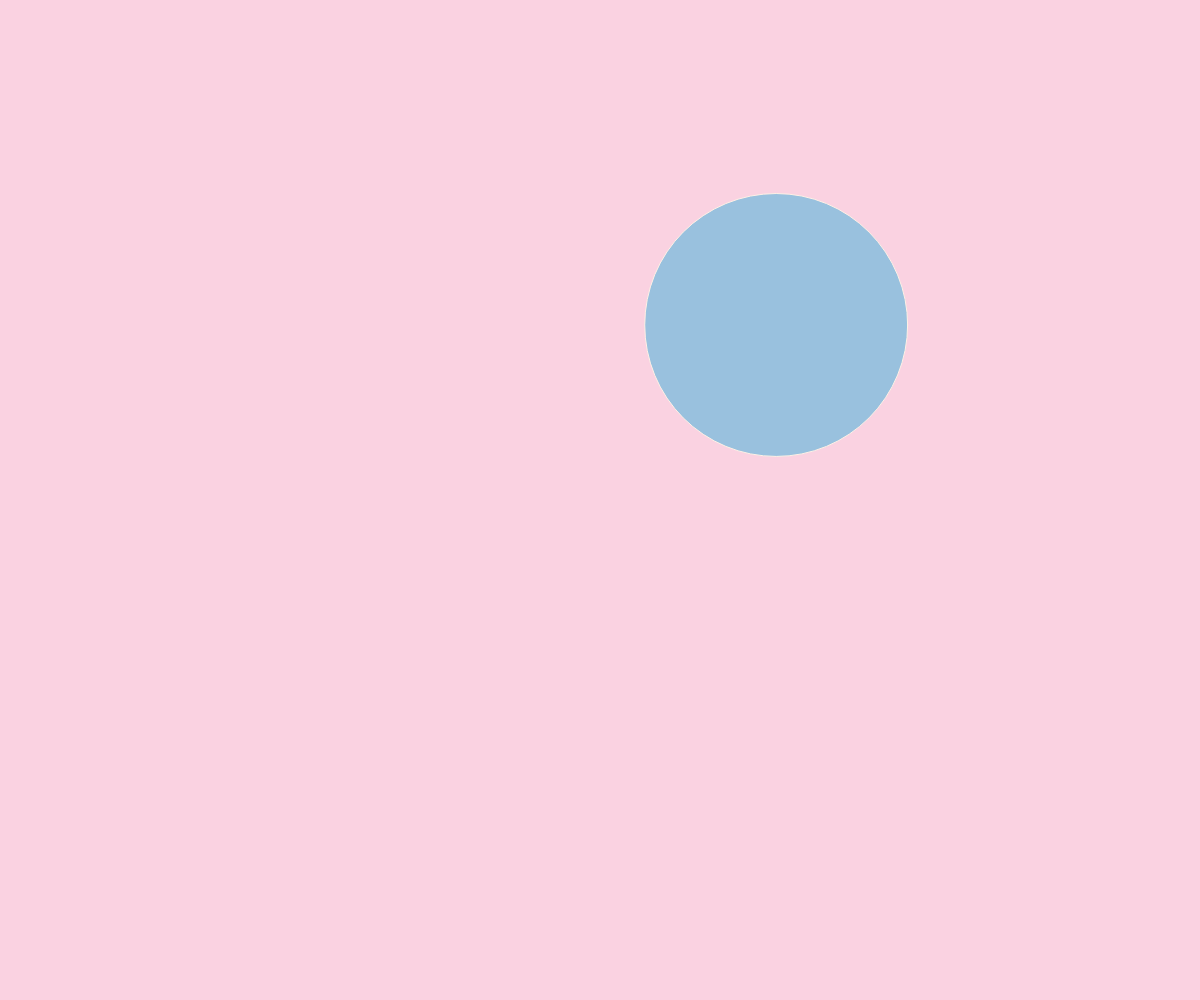
Frame 1 (no input)
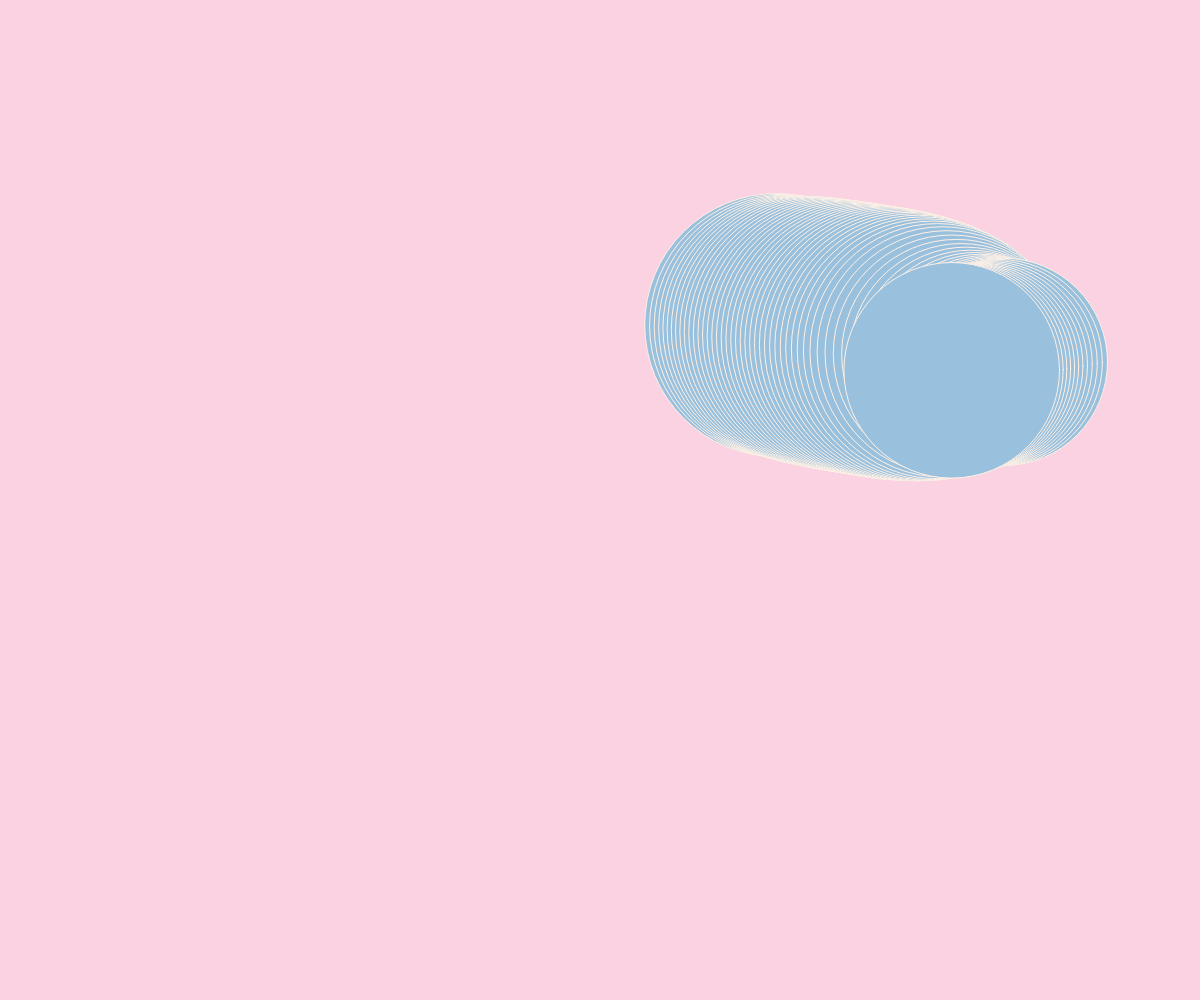
Frame 60 (no input)
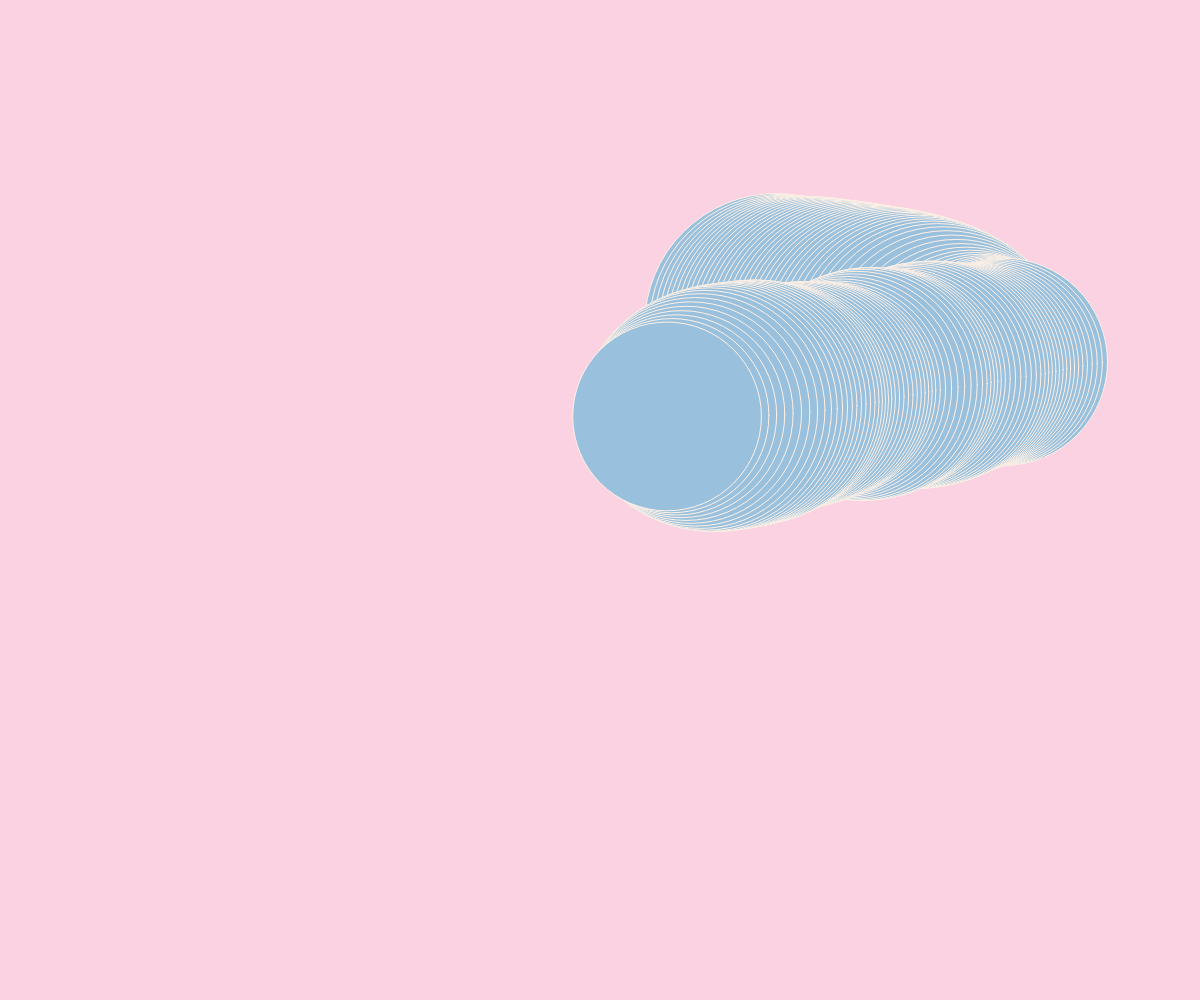
Frame 120 (the mouse pressed at the canvas centre since frame 60)

The p5.js sketch that drew these frames (run headless with seeded random() and noise() and a simulated clock; from frame 60 on, the mouse is pressed at the canvas centre):

// p5.js sketch
// ── sketch.js

  // Setup functions
const createPalette = url => {
  const slash_index = url.lastIndexOf('/');
  const palette_str = url.slice(slash_index + 1);
  const arr = palette_str.split('-');
    for (let i = 0; i < arr.length; i++) {
      arr[i] = `#${arr[i]}`;
    }
  return arr;
}

function windowResized(){
  resizeCanvas(windowWidth,windowHeight)
}

 // colour palette from coolors.co URL
const palette = createPalette('https://coolors.co/palette/eddcd2-fff1e6-fde2e4-fad2e1-c5dedd-dbe7e4-f0efeb-d6e2e9-bcd4e6-99c1de');
let canvas;


function setup() {
  canvas = createCanvas(windowWidth,windowHeight)
  canvas.position(0,0)
  windowResized()
  canvas.style('z-index','-1') // behind html elements
  background(palette[3])
  fill(palette[9])
  stroke(palette[1])

  b = new Ball(); //we create our b instance of Ball;
}


let margin = 200

function draw() {
  //background(palette[3]);
  b.update(); 
  b.display();
}

////////////////////////////////////////

class Ball {
  constructor(t=0) {
    this.position = new createVector(random(0+margin,width-margin), random(0+margin, height-margin));
    this.velocity = new createVector(random(-5,8), random(-2,6));
    this.dia = random(50,200)
    this.t = t
  }
  
  update() {
    // need to figure out correct velocity calc for mouse movment
    // this.velocity.x = -mouseX/200
    // this.velocity.y = -mouseY/200

     // Add the current speed to the position.
    this.position.add(this.velocity);

    
    ////////////  Wall Rebound conditions //////////// NEEDS FIXING
    if ((this.position.x > width -margin) || (this.position.x < 0+margin)) {
      this.velocity.x = this.velocity.x * -1;
    }
    if ((this.position.y > height -margin) || (this.position.y < 0 +margin)) {
      this.velocity.y = this.velocity.y * -1;
    }
    
    this.dia = noise(this.position.x/300, this.position.y/300,this.t)*600 - 150
    this.t+=0.001
  }

  display() {
    // Display circle at x position
    circle(this.position.x, this.position.y, this.dia);
  }
}
